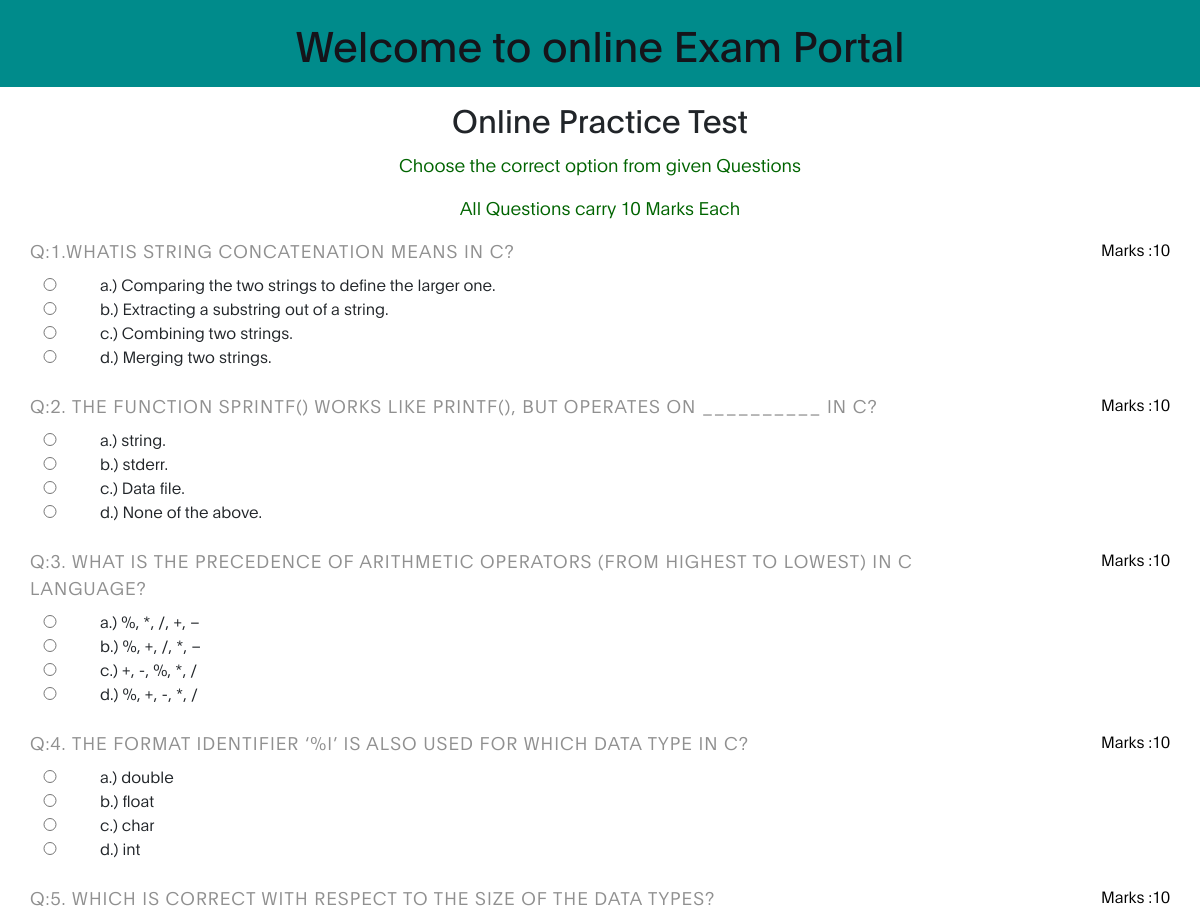
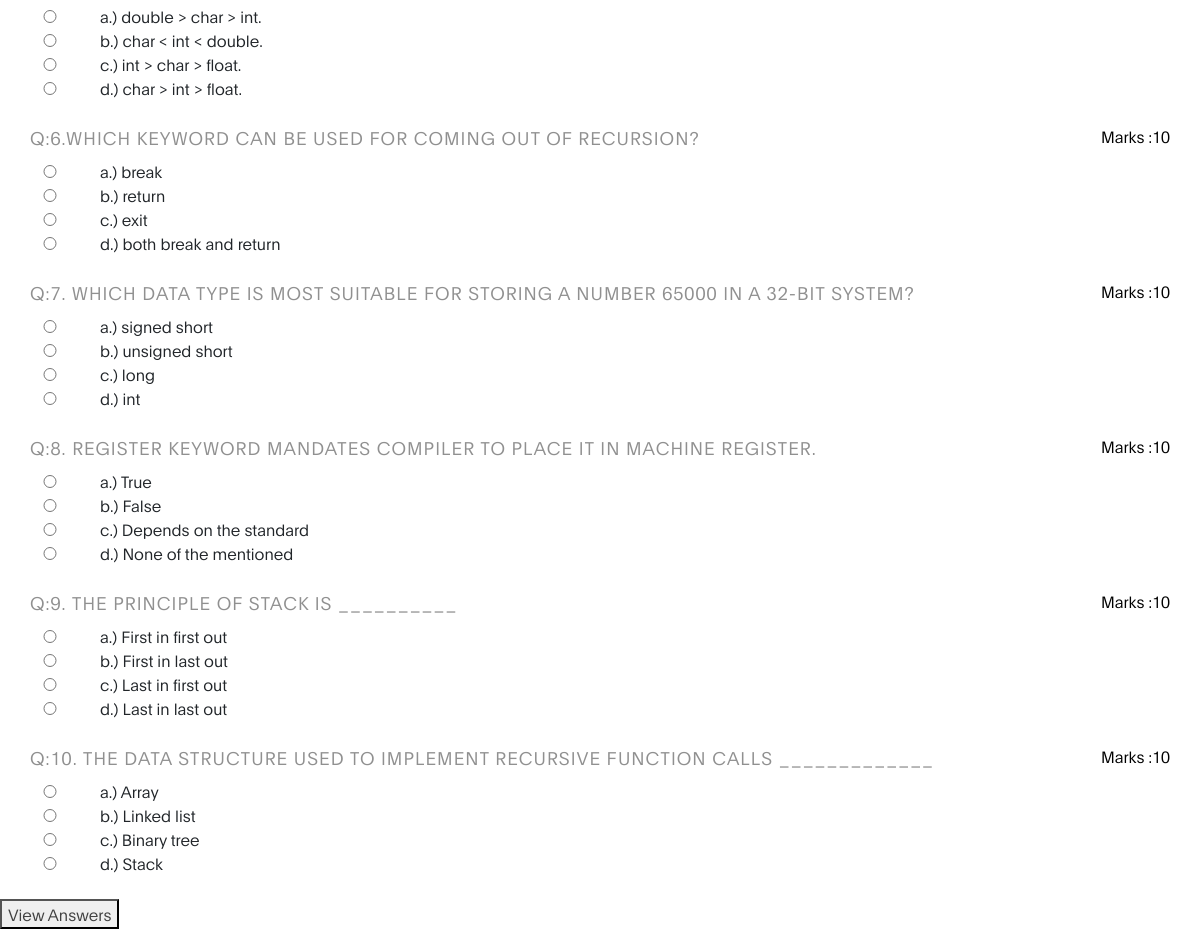
The page /c_exam (signed in) on the database its author committed (2 pictures, top to bottom).
### app/models.py (models this page shows, shortened)
class Question(models.Model):
    id = models.AutoField(primary_key=True, unique=True)
    exam_name = models.ForeignKey(Exams, on_delete=models.CASCADE)
    marks = models.PositiveIntegerField(default=0)
    question = models.TextField(max_length=500)
    option1 = models.CharField(max_length=100)
    option2 = models.CharField(max_length=100)
    option3 = models.CharField(max_length=100)
    option4 = models.CharField(max_length=100)
    choose = (('A', 'option1'), ('B', 'option2'), ('C', 'option3'), ('D', 'option4'))
    answer = models.CharField(max_length=1, choices=choose)

### app/views.py (the view)
# urls.py: path('c_exam',views.c_exam,name ='c_exam'),
@login_required(login_url='login')
def c_exam(request):
    exam = Exams.objects.all()
    ques = Question.objects.filter(exam_name_id = 1).order_by('id')
    return render (request ,'exam.html', {'exam' : exam , 'ques' : ques  })

### templates/exam.html (shortened to what this page needs)
{% load static %}
<!DOCTYPE html>
<html lang="en">
<head>
     <link rel="stylesheet" href="{% static 'css/bootstrap.min.css'%}">
     <link rel="stylesheet" href="{% static 'css/font-awesome.min.css' %}">
     <link rel="stylesheet" href="{% static 'css/aos.css' %}">
     <link rel="stylesheet" href="{% static 'css/owl.carousel.min.css' %}">
     <link rel="stylesheet" href="{% static 'css/owl.theme.default.min.css' %}">
     <link rel="stylesheet" href=" {% static 'css/templatemo-digital-trend.css' %}">
</head>
<body>
    <div>
    <h1>Welcome to online Exam Portal</h1>
    <h2 style="text-align: center;"> Online Practice Test</h2>
    <p>Choose the correct option from given Questions</p>
    <p>All Questions carry 10 Marks Each</p>
    </div>
    {% for que in ques %}
        <div class="col-sm-12 mainDiv">
            <h4 class="col-sm-10 questions" >Q:{{que.question}}</h4>
            <span class="col-sm-2  marks">Marks :{{que.marks}}</span>
        </div>
     <form action="choice" method="post" >
            <div>
                <input type="radio" class="col-sm-1 op" id="r1" name="option" value="{{que.option1}}">a.) {{que.option1}} <br>
                <input type="radio" class="col-sm-1 op" id="r2" name="option" value="{{que.option2}}">b.) {{que.option2}} <br>
                <input type="radio" class="col-sm-1 op" id="r3" name="option" value="{{que.option3}}">c.) {{que.option3}} <br>
                <input type="radio" class="col-sm-1 op" id="r4" name="option" value="{{que.option4}}">d.) {{que.option4}} <br>
            </div>
     </form>
    <br>
    {% endfor %}
    <button> <a href="result">View Answers</a>
    </button>
</body>
</html>

### static/css/templatemo-digital-trend.css (style rules this page uses)
:root { --primary-color: #057a8d; --secondary-color: #f1c111; --white-color: #ffffff; --dark-color: #171819; --project-bg: #f0f8ff; --menu-bg: #0c8195; --title-color: #15141a; --gray-color: #909090; --link-color: #404040; --p-color: #666262; --base-font-family: 'Plain-Light', sans-serif; --title-font-family: 'Plain-Regular', sans-serif; --font-bold-family: 'Plain-Bold', sans-serif; --font-weight-bold: bold; --h1-font-size: 42px; --h2-font-size: 32px; --h3-font-size: 24px; --p-font-size: 18px; --base-font-size: 16px; --menu-font-size: 14px; --border-radius-large: 100px; --border-radius-small: 5px; }
body { background: var(--white-color); font-family: var(--base-font-family); }
h1,h2,h3,h4,h5,h6 { font-family: var(--title-font-family); line-height: inherit; }
h1 { color: var(--title-color); font-size: var(--h1-font-size); }
h2 { font-size: var(--h2-font-size); font-weight: 100; }
h4 { color: var(--gray-color); font-family: var(--base-font-family); font-size: var(--p-font-size); letter-spacing: 1px; text-transform: uppercase; }
p { color: var(--p-color); font-size: var(--p-font-size); line-height: 1.5em; }
* { -webkit-box-sizing: border-box; -moz-box-sizing: border-box; box-sizing: border-box; }
*::before, *::after { -webkit-box-sizing: border-box; -moz-box-sizing: border-box; box-sizing: border-box; }
a { color: var(--link-color); font-weight: normal; text-decoration: none; }

### templates/exam.html (style rules this page uses)
h1 { background-color: darkcyan; text-align: center; padding: 1%; }
p { color: darkgreen; text-align: center; }
span { color: black; text-align: right; }
.mainDiv { display: flex; }

### rows shown on the page
Question: question "1.WHATIS STRING CONCATENATION MEANS IN C?", marks "10", option1 "Comparing the two strings to define the larger one.", option2 "Extracting a substring out of a string.", option3 "Combining two strings.", option4 "Merging two strings."
Question: question "2. THE FUNCTION SPRINTF() WORKS LIKE PRINTF(), BUT OPERATES ON __________ IN C?", marks "10", option1 "string.", option2 "stderr.", option3 "Data file.", option4 "None of the above."
Question: question "3. WHAT IS THE PRECEDENCE OF ARITHMETIC OPERATORS (FROM HIGHEST TO LOWEST) IN C LANGUAGE?", marks "10", option1 "%, *, /, +, –", option2 "%, +, /, *, –", option3 "+, -, %, *, /", option4 "%, +, -, *, /"
Question: question "4. THE FORMAT IDENTIFIER ‘%I’ IS ALSO USED FOR WHICH DATA TYPE IN C?", marks "10", option1 "double", option2 "float", option3 "char", option4 "int"
Question: question "5. WHICH IS CORRECT WITH RESPECT TO THE SIZE OF THE DATA TYPES?", marks "10", option1 "double > char > int.", option2 "char < int < double.", option3 "int > char > float.", option4 "char > int > float."
Question: question "6.WHICH KEYWORD CAN BE USED FOR COMING OUT OF RECURSION?", marks "10", option1 "break", option2 "return", option3 "exit", option4 "both break and return"
Question: question "7. WHICH DATA TYPE IS MOST SUITABLE FOR STORING A NUMBER 65000 IN A 32-BIT SYSTEM?", marks "10", option1 "signed short", option2 "unsigned short", option3 "long", option4 "int"
Question: question "8. REGISTER KEYWORD MANDATES COMPILER TO PLACE IT IN MACHINE REGISTER.", marks "10", option1 "True", option2 "False", option3 "Depends on the standard", option4 "None of the mentioned"
Question: question "9. THE PRINCIPLE OF STACK IS __________", marks "10", option1 "First in first out", option2 "First in last out", option3 "Last in first out", option4 "Last in last out"
Question: question "10. THE DATA STRUCTURE USED TO IMPLEMENT RECURSIVE FUNCTION CALLS _____________", marks "10", option1 "Array", option2 "Linked list", option3 "Binary tree", option4 "Stack"
